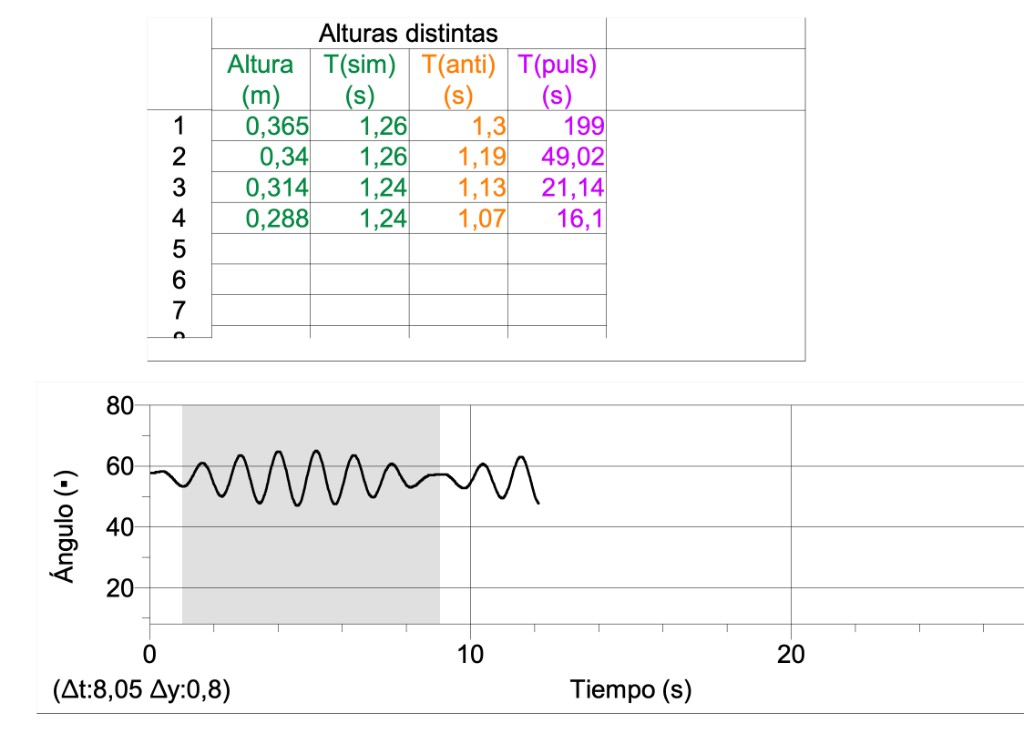
#> input picture logger_pro_pulsacion.png, 1024 x 744 px
$ python pulsacion.py
#> lines starting #> are read from the running program, lines starting #| are printed output that depends on the picture
### digitalizacion.py
"""Digitalización de la curva ángulo vs. tiempo de la captura de Logger Pro.

Para cada columna de píxeles de la curva se toma el centro del trazo como el ángulo
y la mitad de su grosor como incertidumbre de lectura.
"""

import numpy as np
from PIL import Image

# Calibración de ejes en la captura (píxel -> valor)
T_PX = np.array([149, 470, 791])
T_VAL = np.array([0.0, 10.0, 20.0])
Y_PX = np.array([404, 466, 526, 587])
Y_VAL = np.array([80.0, 60.0, 40.0, 20.0])

# Región de la curva dentro del área de la gráfica
ROW_MIN, ROW_MAX = 406, 622
COL_MIN, COL_MAX = 152, 560
DARK = 110  # nivel de gris máximo del trazo (fondo y cuadrícula son más claros)


def digitalizar(path="logger_pro_pulsacion.png", step=1):
    """Devuelve (t, theta, dtheta) en s y grados, tomando una columna de cada `step`."""
#> called with path = 'logger_pro_pulsacion.png', step = 3
    t_slope, t_off = np.polyfit(T_PX, T_VAL, 1)
    y_slope, y_off = np.polyfit(Y_PX, Y_VAL, 1)
    img = np.asarray(Image.open(path).convert("L"), dtype=float)

    t, th, dth = [], [], []
    for col in range(COL_MIN, COL_MAX, step):
        if np.min(np.abs(T_PX - col)) <= 2:  # líneas verticales de la cuadrícula
            continue
        rows = np.nonzero(img[ROW_MIN:ROW_MAX, col] < DARK)[0] + ROW_MIN
        if rows.size == 0:
            continue
        center = 0.5 * (rows.min() + rows.max())
        half = max(0.5 * (rows.max() - rows.min()), 0.5)
        t.append(t_slope * col + t_off)
        th.append(y_slope * center + y_off)
        dth.append(abs(y_slope) * half)
#> this loop made 136 passes
#> (rows, center, half) on passes 1 to 12: ([472, 473], 472.5, 0.5), ([471, 472, 473], 472, 1), ([471, 472], 471.5, 0.5), ([470, 471, 472], 471, 1), ([470, 471, 472], 471, 1), ([472, 473, 474], 473, 1), ([474, 475, 476, 477], 475.5, 1.5), ([477, 478, 479, 480], 478.5, 1.5), ([480, 481, 482, 483], 481.5, 1.5), ([483, 484, 485, 486], 484.5, 1.5), ([485, 486, 487], 486, 1), ([484, 485, 486], 485, 1)
#> after the loop, dth = 129 values, max 1.81 at index 45, min 0.164 at index 0, mean 0.732; t = 129 values from 0.0935 to 12.15; th = 129 values, max 64.53 at index 42, min 46.96 at index 48, mean 55.94

    return np.array(t), np.array(th), np.array(dth)

### pulsacion.py
"""Ángulo vs. tiempo de un péndulo con pulsación (resorte en y = 0,288 m).

Los datos se digitalizan de la captura de Logger Pro (logger_pro_pulsacion.png),
ver digitalizacion.py.

Se ajusta el modelo de pulsación
    theta(t) = theta0 + A cos(Omega t + phi1) cos(omega t + phi2),
con omega = (omega_a + omega_s)/2 y Omega = (omega_a - omega_s)/2.
"""

import matplotlib.pyplot as plt
import numpy as np
from scipy.optimize import curve_fit

from digitalizacion import digitalizar

t, th, dth = digitalizar(step=3)
#> t = 129 values from 0.0935 to 12.15


def modelo(t, theta0, A, Omega, phi1, omega, phi2):
    return theta0 + A * np.cos(Omega * t + phi1) * np.cos(omega * t + phi2)


# Valores iniciales: envolvente con mínimos en t ~ 1 s y t ~ 9 s, periodo rápido ~ 1,15 s
Omega0 = np.pi / 8.05
p0 = [th.mean(), 8.0, Omega0, np.pi / 2 - Omega0 * 1.0, 2 * np.pi / 1.15, 0.0]
#> p0 = [55.94, 8, 0.39, 1.18, 5.46, 0]
popt, pcov = curve_fit(modelo, t, th, p0=p0, sigma=dth, absolute_sigma=True, maxfev=20000)
#> popt = [56.08, 9.17, 0.359, 1.5, 5.39, 0.387]; pcov = [[0.00137, 0.000101, 4.05e-06, -1.77e-05, 1.26e-05, -6.42e-05], [0.000101, 0.00506, -1.4e-05, -2.99e-05, -2.72e-05, 0.000412], [4.05e-06, -1.4e-05, 2.62e-06, -1.72e-05, -6.29e-07, 2.57e-06], [-1.77e-05, -2.99e-05, -1.72e-05, 0.000156, 3.35e-06, -3.25e-05], [1.26e-05, -2.72e-05, -6.29e-07, 3.35e-06, 3.33e-05, -0.00021], [-6.42e-05, 0.000412, 2.57e-06, -3.25e-05, -0.00021, 0.00171]]
perr = np.sqrt(np.diag(pcov))
#> perr = [0.037, 0.0712, 0.00162, 0.0125, 0.00577, 0.0413]
theta0, A, Omega, phi1, omega, phi2 = popt
#> theta0 = 56.08; A = 9.17; Omega = 0.359; phi1 = 1.5; omega = 5.39; phi2 = 0.387
dOmega, domega = perr[2], perr[4]
#> dOmega = 0.00162; domega = 0.00577

res = th - modelo(t, *popt)
#> res = 129 values, max 1.8 at index 2, min -1.84 at index 76, mean -0.13
chi2_red = np.sum((res / dth) ** 2) / (len(t) - len(popt))
#> chi2_red = 4.55

ws = omega - abs(Omega)
#> ws = 5.03
wa = omega + abs(Omega)
#> wa = 5.75
dw = np.hypot(domega, dOmega)
#> dw = 0.00599
T_env = np.pi / abs(Omega)
#> T_env = 8.74
dT_env = T_env * dOmega / abs(Omega)
#> dT_env = 0.0394

print(f"Puntos digitalizados: {len(t)}")
#| Puntos digitalizados: 129
print(f"theta0 = {theta0:.2f} ± {perr[0]:.2f} grados, A = {abs(A):.2f} ± {perr[1]:.2f} grados")
#| theta0 = 56.08 ± 0.04 grados, A = 9.17 ± 0.07 grados
print(f"omega (portadora) = {omega:.3f} ± {domega:.3f} rad/s")
#| omega (portadora) = 5.393 ± 0.006 rad/s
print(f"Omega (envolvente) = {abs(Omega):.4f} ± {dOmega:.4f} rad/s")
#| Omega (envolvente) = 0.3594 ± 0.0016 rad/s
print(f"omega_s = {ws:.3f} ± {dw:.3f} rad/s, omega_a = {wa:.3f} ± {dw:.3f} rad/s")
#| omega_s = 5.034 ± 0.006 rad/s, omega_a = 5.753 ± 0.006 rad/s
print(f"Periodo de la envolvente pi/Omega = {T_env:.2f} ± {dT_env:.2f} s")
#| Periodo de la envolvente pi/Omega = 8.74 ± 0.04 s
print(f"chi2 reducido = {chi2_red:.2f}")
#| chi2 reducido = 4.55

fig, (ax, axr) = plt.subplots(
    2,
    1,
    figsize=(8, 6.5),
    sharex=True,
    gridspec_kw={"height_ratios": [3, 1.3], "hspace": 0.08},
)

t_line = np.linspace(t.min(), t.max(), 1500)
#> t_line = 1500 values from 0.0935 to 12.15
ax.plot(
    t_line,
    modelo(t_line, *popt),
    color="C1",
    lw=1.6,
    label=r"Regresión: $\theta_0 + A\cos(\Omega t+\varphi_1)\cos(\omega t+\varphi_2)$",
    zorder=1,
)
env = abs(A) * np.abs(np.cos(Omega * t_line + phi1))
#> env = 1500 values, max 9.17 at index 557, min 0.0088 at index 1100, mean 5.49
ax.plot(t_line, theta0 + env, color="0.5", lw=1, ls="--", label="Envolvente", zorder=1)
ax.plot(t_line, theta0 - env, color="0.5", lw=1, ls="--", zorder=1)
ax.errorbar(
    t,
    th,
    yerr=dth,
    fmt="o",
    color="C0",
    ecolor="C0",
    elinewidth=0.8,
    capsize=2,
    ms=3,
    label=r"Datos (digitalizados de Logger Pro, $\pm\delta\theta$)",
    zorder=2,
)

ax.annotate(
    "Intercambio de energía:\nla amplitud crece y decae",
    xy=(4.3, theta0 + abs(A) * 0.98),
    xytext=(6.6, 77),
    fontsize=9,
    arrowprops=dict(arrowstyle="->", color="0.3"),
)

ax.set_ylabel(r"Ángulo $\theta$ (°)")
ax.set_title(
    "Pulsación: ángulo de un péndulo vs. tiempo\n"
    r"Pulso de la columna T(puls) de la tabla: $T_{\mathrm{puls}} = 16{,}1$ s ($y = 0{,}288$ m)",
    fontsize=11,
)
ax.set_ylim(38, 82)
ax.grid(alpha=0.3)
ax.legend(loc="lower left", frameon=False, fontsize=8.5)

axr.axhline(0, color="C1", lw=1.2)
axr.errorbar(
    t,
    res,
    yerr=dth,
    fmt="s",
    color="C2",
    ecolor="C2",
    elinewidth=0.8,
    capsize=2,
    ms=3,
    label="Residuos: dato − regresión",
)
axr.set_xlabel(r"Tiempo $t$ (s)")
axr.set_ylabel("Residuo (°)")
axr.grid(alpha=0.3)
axr.legend(loc="upper right", frameon=False, fontsize=8.5)
lim = 1.2 * np.max(np.abs(res) + dth)
#> lim = 3.81
axr.set_ylim(-lim, lim)

fig.text(
    0.5,
    0.005,
    "Datos digitalizados de la gráfica de Logger Pro · δθ = medio grosor del trazo · ajuste por mínimos cuadrados ponderados",
    ha="center",
    fontsize=8,
    color="0.4",
)

fig.savefig("pulsacion.png", dpi=200, bbox_inches="tight")
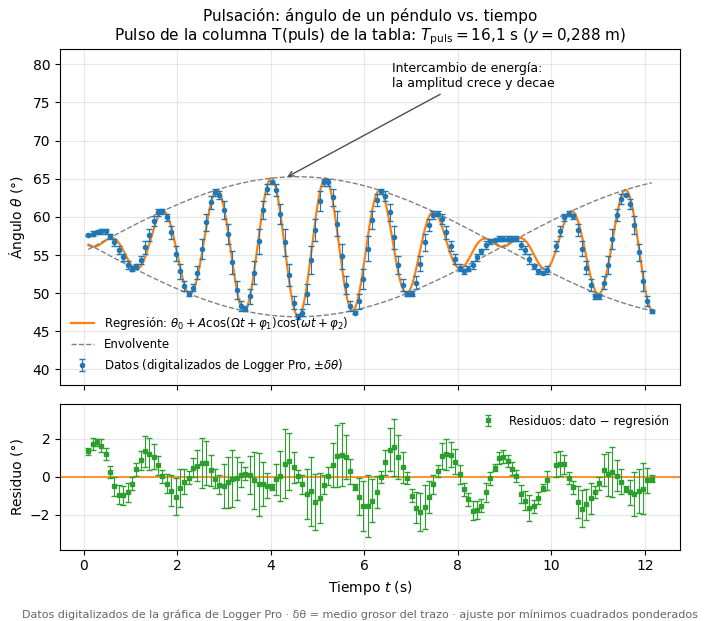
#> figure drawn by matplotlib, 2 panels; panel 2: curve peaks at x = 0.28, y = 1.8; panel 2: curve peaks at x = 0.28, y = 1.63
fig.savefig("pulsacion.pdf", bbox_inches="tight")
